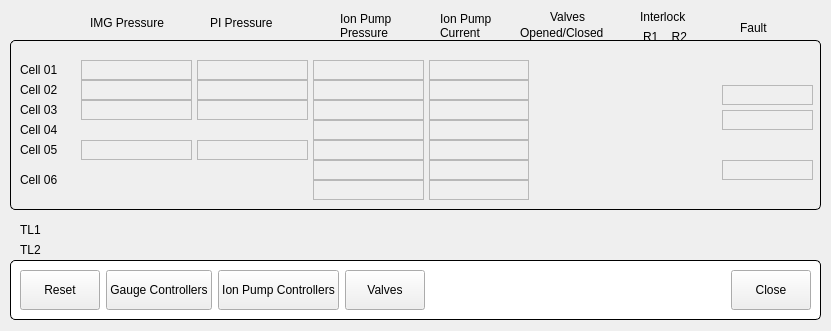
<?xml version="1.0" encoding="UTF-8"?>
<ui version="4.0">
 <class>uiBOVacuum</class>
 <widget class="QMainWindow" name="uiBOVacuum">
  <property name="geometry">
   <rect>
    <x>0</x>
    <y>0</y>
    <width>831</width>
    <height>331</height>
   </rect>
  </property>
  <property name="windowTitle">
   <string>Booster Vacuum</string>
  </property>
  <widget class="QWidget" name="centralwidget">
   <widget class="QGroupBox" name="groupBox">
    <property name="geometry">
     <rect>
      <x>10</x>
      <y>40</y>
      <width>811</width>
      <height>170</height>
     </rect>
    </property>
    <property name="styleSheet">
     <string notr="true">QGroupBox {
    border: 1px solid black;
    border-radius: 5px;
    margin-top: 0.5em;
}

QGroupBox::title {
    subcontrol-origin: margin;
    left: 10px;
    padding: 0 3px 0 3px;
}</string>
    </property>
    <property name="title">
     <string/>
    </property>
    <widget class="QELabel" name="qelabel">
     <property name="geometry">
      <rect>
       <x>71</x>
       <y>20</y>
       <width>111</width>
       <height>20</height>
      </rect>
     </property>
     <property name="frameShape">
      <enum>QFrame::StyledPanel</enum>
     </property>
     <property name="variable" stdset="0">
      <string>BOC$(CELL)-VA-IMG$(IMG):getPressure</string>
     </property>
     <property name="variableSubstitutions" stdset="0">
      <string>CELL=01,IMG=1</string>
     </property>
     <property name="useDbPrecision">
      <bool>true</bool>
     </property>
     <property name="notation" stdset="0">
      <enum>QE::Scientific</enum>
     </property>
    </widget>
    <widget class="QELabel" name="qelabel_2">
     <property name="geometry">
      <rect>
       <x>187</x>
       <y>20</y>
       <width>111</width>
       <height>20</height>
      </rect>
     </property>
     <property name="frameShape">
      <enum>QFrame::StyledPanel</enum>
     </property>
     <property name="variable" stdset="0">
      <string>BOC$(CELL)-VA-PI$(PI):getPressure</string>
     </property>
     <property name="variableSubstitutions" stdset="0">
      <string>CELL=01,PI=1</string>
     </property>
     <property name="notation" stdset="0">
      <enum>QE::Scientific</enum>
     </property>
    </widget>
    <widget class="QELabel" name="qelabel_3">
     <property name="geometry">
      <rect>
       <x>303</x>
       <y>20</y>
       <width>111</width>
       <height>20</height>
      </rect>
     </property>
     <property name="frameShape">
      <enum>QFrame::StyledPanel</enum>
     </property>
     <property name="variable" stdset="0">
      <string>BOC$(CELL)-VA-IP$(IP):getPressure</string>
     </property>
     <property name="variableSubstitutions" stdset="0">
      <string>CELL=01,IP=1</string>
     </property>
     <property name="notation" stdset="0">
      <enum>QE::Scientific</enum>
     </property>
    </widget>
    <widget class="QELabel" name="qelabel_4">
     <property name="geometry">
      <rect>
       <x>419</x>
       <y>20</y>
       <width>100</width>
       <height>20</height>
      </rect>
     </property>
     <property name="frameShape">
      <enum>QFrame::StyledPanel</enum>
     </property>
     <property name="variable" stdset="0">
      <string>BOC$(CELL)-VA-IP$(IP):getCurrent</string>
     </property>
     <property name="variableSubstitutions" stdset="0">
      <string>CELL=01,IP=1</string>
     </property>
     <property name="notation" stdset="0">
      <enum>QE::Scientific</enum>
     </property>
    </widget>
    <widget class="QELabel" name="qelabel_5">
     <property name="geometry">
      <rect>
       <x>303</x>
       <y>40</y>
       <width>111</width>
       <height>20</height>
      </rect>
     </property>
     <property name="frameShape">
      <enum>QFrame::StyledPanel</enum>
     </property>
     <property name="variable" stdset="0">
      <string>BOC$(CELL)-VA-IP$(IP):getPressure</string>
     </property>
     <property name="variableSubstitutions" stdset="0">
      <string>CELL=02,IP=1</string>
     </property>
     <property name="notation" stdset="0">
      <enum>QE::Scientific</enum>
     </property>
    </widget>
    <widget class="QELabel" name="qelabel_6">
     <property name="geometry">
      <rect>
       <x>187</x>
       <y>40</y>
       <width>111</width>
       <height>20</height>
      </rect>
     </property>
     <property name="frameShape">
      <enum>QFrame::StyledPanel</enum>
     </property>
     <property name="variable" stdset="0">
      <string>BOC$(CELL)-VA-PI$(PI):getPressure</string>
     </property>
     <property name="variableSubstitutions" stdset="0">
      <string>CELL=02,PI=1</string>
     </property>
     <property name="notation" stdset="0">
      <enum>QE::Scientific</enum>
     </property>
    </widget>
    <widget class="QELabel" name="qelabel_7">
     <property name="geometry">
      <rect>
       <x>71</x>
       <y>40</y>
       <width>111</width>
       <height>20</height>
      </rect>
     </property>
     <property name="frameShape">
      <enum>QFrame::StyledPanel</enum>
     </property>
     <property name="variable" stdset="0">
      <string>BOC$(CELL)-VA-IMG$(IMG):getPressure</string>
     </property>
     <property name="variableSubstitutions" stdset="0">
      <string>CELL=02,IMG=1</string>
     </property>
     <property name="useDbPrecision">
      <bool>true</bool>
     </property>
     <property name="notation" stdset="0">
      <enum>QE::Scientific</enum>
     </property>
    </widget>
    <widget class="QELabel" name="qelabel_8">
     <property name="geometry">
      <rect>
       <x>419</x>
       <y>40</y>
       <width>100</width>
       <height>20</height>
      </rect>
     </property>
     <property name="frameShape">
      <enum>QFrame::StyledPanel</enum>
     </property>
     <property name="variable" stdset="0">
      <string>BOC$(CELL)-VA-IP$(IP):getCurrent</string>
     </property>
     <property name="variableSubstitutions" stdset="0">
      <string>CELL=02,IP=1</string>
     </property>
     <property name="notation" stdset="0">
      <enum>QE::Scientific</enum>
     </property>
    </widget>
    <widget class="QELabel" name="qelabel_9">
     <property name="geometry">
      <rect>
       <x>303</x>
       <y>60</y>
       <width>111</width>
       <height>20</height>
      </rect>
     </property>
     <property name="frameShape">
      <enum>QFrame::StyledPanel</enum>
     </property>
     <property name="variable" stdset="0">
      <string>BOC$(CELL)-VA-IP$(IP):getPressure</string>
     </property>
     <property name="variableSubstitutions" stdset="0">
      <string>CELL=03,IP=1</string>
     </property>
     <property name="notation" stdset="0">
      <enum>QE::Scientific</enum>
     </property>
    </widget>
    <widget class="QELabel" name="qelabel_10">
     <property name="geometry">
      <rect>
       <x>419</x>
       <y>80</y>
       <width>100</width>
       <height>20</height>
      </rect>
     </property>
     <property name="frameShape">
      <enum>QFrame::StyledPanel</enum>
     </property>
     <property name="variable" stdset="0">
      <string>BOC$(CELL)-VA-IP$(IP):getCurrent</string>
     </property>
     <property name="variableSubstitutions" stdset="0">
      <string>CELL=04,IP=1</string>
     </property>
     <property name="notation" stdset="0">
      <enum>QE::Scientific</enum>
     </property>
    </widget>
    <widget class="QELabel" name="qelabel_11">
     <property name="geometry">
      <rect>
       <x>187</x>
       <y>60</y>
       <width>111</width>
       <height>20</height>
      </rect>
     </property>
     <property name="frameShape">
      <enum>QFrame::StyledPanel</enum>
     </property>
     <property name="variable" stdset="0">
      <string>BOC$(CELL)-VA-PI$(PI):getPressure</string>
     </property>
     <property name="variableSubstitutions" stdset="0">
      <string>CELL=03,PI=1</string>
     </property>
     <property name="notation" stdset="0">
      <enum>QE::Scientific</enum>
     </property>
    </widget>
    <widget class="QELabel" name="qelabel_12">
     <property name="geometry">
      <rect>
       <x>71</x>
       <y>60</y>
       <width>111</width>
       <height>20</height>
      </rect>
     </property>
     <property name="frameShape">
      <enum>QFrame::StyledPanel</enum>
     </property>
     <property name="variable" stdset="0">
      <string>BOC$(CELL)-VA-IMG$(IMG):getPressure</string>
     </property>
     <property name="variableSubstitutions" stdset="0">
      <string>CELL=03,IMG=1</string>
     </property>
     <property name="useDbPrecision">
      <bool>true</bool>
     </property>
     <property name="notation" stdset="0">
      <enum>QE::Scientific</enum>
     </property>
    </widget>
    <widget class="QELabel" name="qelabel_15">
     <property name="geometry">
      <rect>
       <x>419</x>
       <y>60</y>
       <width>100</width>
       <height>20</height>
      </rect>
     </property>
     <property name="frameShape">
      <enum>QFrame::StyledPanel</enum>
     </property>
     <property name="variable" stdset="0">
      <string>BOC$(CELL)-VA-IP$(IP):getCurrent</string>
     </property>
     <property name="variableSubstitutions" stdset="0">
      <string>CELL=03,IP=1</string>
     </property>
     <property name="notation" stdset="0">
      <enum>QE::Scientific</enum>
     </property>
    </widget>
    <widget class="QELabel" name="qelabel_16">
     <property name="geometry">
      <rect>
       <x>303</x>
       <y>80</y>
       <width>111</width>
       <height>20</height>
      </rect>
     </property>
     <property name="frameShape">
      <enum>QFrame::StyledPanel</enum>
     </property>
     <property name="variable" stdset="0">
      <string>BOC$(CELL)-VA-IP$(IP):getPressure</string>
     </property>
     <property name="variableSubstitutions" stdset="0">
      <string>CELL=04,IP=1</string>
     </property>
     <property name="notation" stdset="0">
      <enum>QE::Scientific</enum>
     </property>
    </widget>
    <widget class="QELabel" name="qelabel_17">
     <property name="geometry">
      <rect>
       <x>187</x>
       <y>100</y>
       <width>111</width>
       <height>20</height>
      </rect>
     </property>
     <property name="frameShape">
      <enum>QFrame::StyledPanel</enum>
     </property>
     <property name="variable" stdset="0">
      <string>BOC$(CELL)-VA-PI$(PI):getPressure</string>
     </property>
     <property name="variableSubstitutions" stdset="0">
      <string>CELL=05,PI=1</string>
     </property>
     <property name="notation" stdset="0">
      <enum>QE::Scientific</enum>
     </property>
    </widget>
    <widget class="QELabel" name="qelabel_18">
     <property name="geometry">
      <rect>
       <x>71</x>
       <y>100</y>
       <width>111</width>
       <height>20</height>
      </rect>
     </property>
     <property name="frameShape">
      <enum>QFrame::StyledPanel</enum>
     </property>
     <property name="variable" stdset="0">
      <string>BOC$(CELL)-VA-IMG$(IMG):getPressure</string>
     </property>
     <property name="variableSubstitutions" stdset="0">
      <string>CELL=05,IMG=1</string>
     </property>
     <property name="useDbPrecision">
      <bool>true</bool>
     </property>
     <property name="notation" stdset="0">
      <enum>QE::Scientific</enum>
     </property>
    </widget>
    <widget class="QELabel" name="qelabel_19">
     <property name="geometry">
      <rect>
       <x>419</x>
       <y>100</y>
       <width>100</width>
       <height>20</height>
      </rect>
     </property>
     <property name="frameShape">
      <enum>QFrame::StyledPanel</enum>
     </property>
     <property name="variable" stdset="0">
      <string>BOC$(CELL)-VA-IP$(IP):getCurrent</string>
     </property>
     <property name="variableSubstitutions" stdset="0">
      <string>CELL=05,IP=1</string>
     </property>
     <property name="notation" stdset="0">
      <enum>QE::Scientific</enum>
     </property>
    </widget>
    <widget class="QELabel" name="qelabel_20">
     <property name="geometry">
      <rect>
       <x>303</x>
       <y>100</y>
       <width>111</width>
       <height>20</height>
      </rect>
     </property>
     <property name="frameShape">
      <enum>QFrame::StyledPanel</enum>
     </property>
     <property name="variable" stdset="0">
      <string>BOC$(CELL)-VA-IP$(IP):getPressure</string>
     </property>
     <property name="variableSubstitutions" stdset="0">
      <string>CELL=05,IP=1</string>
     </property>
     <property name="notation" stdset="0">
      <enum>QE::Scientific</enum>
     </property>
    </widget>
    <widget class="QELabel" name="qelabel_21">
     <property name="geometry">
      <rect>
       <x>419</x>
       <y>120</y>
       <width>100</width>
       <height>20</height>
      </rect>
     </property>
     <property name="frameShape">
      <enum>QFrame::StyledPanel</enum>
     </property>
     <property name="variable" stdset="0">
      <string>BOC$(CELL)-VA-IP$(IP):getCurrent</string>
     </property>
     <property name="variableSubstitutions" stdset="0">
      <string>CELL=06,IP=1</string>
     </property>
     <property name="notation" stdset="0">
      <enum>QE::Scientific</enum>
     </property>
    </widget>
    <widget class="QELabel" name="qelabel_22">
     <property name="geometry">
      <rect>
       <x>303</x>
       <y>120</y>
       <width>111</width>
       <height>20</height>
      </rect>
     </property>
     <property name="frameShape">
      <enum>QFrame::StyledPanel</enum>
     </property>
     <property name="variable" stdset="0">
      <string>BOC$(CELL)-VA-IP$(IP):getPressure</string>
     </property>
     <property name="variableSubstitutions" stdset="0">
      <string>CELL=06,IP=1</string>
     </property>
     <property name="notation" stdset="0">
      <enum>QE::Scientific</enum>
     </property>
    </widget>
    <widget class="QELabel" name="qelabel_23">
     <property name="geometry">
      <rect>
       <x>419</x>
       <y>140</y>
       <width>100</width>
       <height>20</height>
      </rect>
     </property>
     <property name="frameShape">
      <enum>QFrame::StyledPanel</enum>
     </property>
     <property name="variable" stdset="0">
      <string>BOC$(CELL)-VA-IP$(IP):getCurrent</string>
     </property>
     <property name="variableSubstitutions" stdset="0">
      <string>CELL=06,IP=2</string>
     </property>
     <property name="notation" stdset="0">
      <enum>QE::Scientific</enum>
     </property>
    </widget>
    <widget class="QELabel" name="qelabel_24">
     <property name="geometry">
      <rect>
       <x>303</x>
       <y>140</y>
       <width>111</width>
       <height>20</height>
      </rect>
     </property>
     <property name="frameShape">
      <enum>QFrame::StyledPanel</enum>
     </property>
     <property name="variable" stdset="0">
      <string>BOC$(CELL)-VA-IP$(IP):getPressure</string>
     </property>
     <property name="variableSubstitutions" stdset="0">
      <string>CELL=06,IP=2</string>
     </property>
     <property name="notation" stdset="0">
      <enum>QE::Scientific</enum>
     </property>
    </widget>
    <widget class="QESimpleShape" name="qesimpleshape">
     <property name="geometry">
      <rect>
       <x>530</x>
       <y>47</y>
       <width>16</width>
       <height>16</height>
      </rect>
     </property>
     <property name="shape">
      <enum>QSimpleShape::circle</enum>
     </property>
     <property name="variable" stdset="0">
      <string>BOC$(CELL)-VA-GV1:isOpen</string>
     </property>
     <property name="variableSubstitutions" stdset="0">
      <string>CELL=02</string>
     </property>
    </widget>
    <widget class="QESimpleShape" name="qesimpleshape_2">
     <property name="geometry">
      <rect>
       <x>580</x>
       <y>47</y>
       <width>16</width>
       <height>16</height>
      </rect>
     </property>
     <property name="shape">
      <enum>QSimpleShape::circle</enum>
     </property>
     <property name="variable" stdset="0">
      <string>BOC$(CELL)-VA-GV1:isClosed</string>
     </property>
     <property name="variableSubstitutions" stdset="0">
      <string>CELL=02</string>
     </property>
    </widget>
    <widget class="QESimpleShape" name="qesimpleshape_3">
     <property name="geometry">
      <rect>
       <x>530</x>
       <y>72</y>
       <width>16</width>
       <height>16</height>
      </rect>
     </property>
     <property name="shape">
      <enum>QSimpleShape::circle</enum>
     </property>
     <property name="variable" stdset="0">
      <string>BOC$(CELL)-VA-GV1:isOpen</string>
     </property>
     <property name="variableSubstitutions" stdset="0">
      <string>CELL=03</string>
     </property>
    </widget>
    <widget class="QESimpleShape" name="qesimpleshape_4">
     <property name="geometry">
      <rect>
       <x>580</x>
       <y>72</y>
       <width>16</width>
       <height>16</height>
      </rect>
     </property>
     <property name="shape">
      <enum>QSimpleShape::circle</enum>
     </property>
     <property name="variable" stdset="0">
      <string>BOC$(CELL)-VA-GV1:isClosed</string>
     </property>
     <property name="variableSubstitutions" stdset="0">
      <string>CELL=03</string>
     </property>
    </widget>
    <widget class="QESimpleShape" name="qesimpleshape_5">
     <property name="geometry">
      <rect>
       <x>530</x>
       <y>122</y>
       <width>16</width>
       <height>16</height>
      </rect>
     </property>
     <property name="shape">
      <enum>QSimpleShape::circle</enum>
     </property>
     <property name="variable" stdset="0">
      <string>BOC$(CELL)-VA-GV1:isOpen</string>
     </property>
     <property name="variableSubstitutions" stdset="0">
      <string>CELL=05</string>
     </property>
    </widget>
    <widget class="QESimpleShape" name="qesimpleshape_6">
     <property name="geometry">
      <rect>
       <x>580</x>
       <y>122</y>
       <width>16</width>
       <height>16</height>
      </rect>
     </property>
     <property name="shape">
      <enum>QSimpleShape::circle</enum>
     </property>
     <property name="variable" stdset="0">
      <string>BOC$(CELL)-VA-GV1:isClosed</string>
     </property>
     <property name="variableSubstitutions" stdset="0">
      <string>CELL=05</string>
     </property>
    </widget>
    <widget class="QELabel" name="qelabel_30">
     <property name="geometry">
      <rect>
       <x>712</x>
       <y>70</y>
       <width>91</width>
       <height>20</height>
      </rect>
     </property>
     <property name="frameShape">
      <enum>QFrame::StyledPanel</enum>
     </property>
     <property name="variable" stdset="0">
      <string>BOC$(CELL)-VA-GV1:getFault</string>
     </property>
     <property name="variableSubstitutions" stdset="0">
      <string>CELL=03</string>
     </property>
    </widget>
    <widget class="QELabel" name="qelabel_31">
     <property name="geometry">
      <rect>
       <x>712</x>
       <y>45</y>
       <width>91</width>
       <height>20</height>
      </rect>
     </property>
     <property name="frameShape">
      <enum>QFrame::StyledPanel</enum>
     </property>
     <property name="variable" stdset="0">
      <string>BOC$(CELL)-VA-GV1:getFault</string>
     </property>
     <property name="variableSubstitutions" stdset="0">
      <string>CELL=02</string>
     </property>
    </widget>
    <widget class="QELabel" name="qelabel_32">
     <property name="geometry">
      <rect>
       <x>712</x>
       <y>120</y>
       <width>91</width>
       <height>20</height>
      </rect>
     </property>
     <property name="frameShape">
      <enum>QFrame::StyledPanel</enum>
     </property>
     <property name="variable" stdset="0">
      <string>BOC$(CELL)-VA-GV1:getFault</string>
     </property>
     <property name="variableSubstitutions" stdset="0">
      <string>CELL=05</string>
     </property>
    </widget>
    <widget class="QLabel" name="label_20">
     <property name="geometry">
      <rect>
       <x>10</x>
       <y>20</y>
       <width>51</width>
       <height>20</height>
      </rect>
     </property>
     <property name="text">
      <string>Cell 01</string>
     </property>
    </widget>
    <widget class="QLabel" name="label_21">
     <property name="geometry">
      <rect>
       <x>10</x>
       <y>40</y>
       <width>51</width>
       <height>20</height>
      </rect>
     </property>
     <property name="text">
      <string>Cell 02</string>
     </property>
    </widget>
    <widget class="QLabel" name="label_22">
     <property name="geometry">
      <rect>
       <x>10</x>
       <y>60</y>
       <width>51</width>
       <height>20</height>
      </rect>
     </property>
     <property name="text">
      <string>Cell 03</string>
     </property>
    </widget>
    <widget class="QLabel" name="label_23">
     <property name="geometry">
      <rect>
       <x>10</x>
       <y>80</y>
       <width>51</width>
       <height>20</height>
      </rect>
     </property>
     <property name="text">
      <string>Cell 04</string>
     </property>
    </widget>
    <widget class="QLabel" name="label_24">
     <property name="geometry">
      <rect>
       <x>10</x>
       <y>100</y>
       <width>51</width>
       <height>20</height>
      </rect>
     </property>
     <property name="text">
      <string>Cell 05</string>
     </property>
    </widget>
    <widget class="QLabel" name="label_25">
     <property name="geometry">
      <rect>
       <x>10</x>
       <y>130</y>
       <width>51</width>
       <height>20</height>
      </rect>
     </property>
     <property name="text">
      <string>Cell 06</string>
     </property>
    </widget>
    <widget class="QESimpleShape" name="qesimpleshape_7">
     <property name="geometry">
      <rect>
       <x>630</x>
       <y>20</y>
       <width>16</width>
       <height>16</height>
      </rect>
     </property>
     <property name="shape">
      <enum>QSimpleShape::circle</enum>
     </property>
     <property name="colour0" stdset="0">
      <color>
       <red>255</red>
       <green>0</green>
       <blue>0</blue>
      </color>
     </property>
     <property name="variable" stdset="0">
      <string>BOC$(cell)-VA-IMG1-REL$(r):isInterlock</string>
     </property>
     <property name="variableSubstitutions" stdset="0">
      <string>cell=01,r=1</string>
     </property>
    </widget>
    <widget class="QESimpleShape" name="qesimpleshape_8">
     <property name="geometry">
      <rect>
       <x>660</x>
       <y>20</y>
       <width>16</width>
       <height>16</height>
      </rect>
     </property>
     <property name="shape">
      <enum>QSimpleShape::circle</enum>
     </property>
     <property name="colour0" stdset="0">
      <color>
       <red>255</red>
       <green>0</green>
       <blue>0</blue>
      </color>
     </property>
     <property name="variable" stdset="0">
      <string>BOC$(cell)-VA-IMG1-REL$(r):isInterlock</string>
     </property>
     <property name="variableSubstitutions" stdset="0">
      <string>cell=01,r=2</string>
     </property>
    </widget>
    <widget class="QESimpleShape" name="qesimpleshape_9">
     <property name="geometry">
      <rect>
       <x>660</x>
       <y>40</y>
       <width>16</width>
       <height>16</height>
      </rect>
     </property>
     <property name="shape">
      <enum>QSimpleShape::circle</enum>
     </property>
     <property name="colour0" stdset="0">
      <color>
       <red>255</red>
       <green>0</green>
       <blue>0</blue>
      </color>
     </property>
     <property name="variable" stdset="0">
      <string>BOC$(cell)-VA-IMG1-REL$(r):isInterlock</string>
     </property>
     <property name="variableSubstitutions" stdset="0">
      <string>cell=02,r=2</string>
     </property>
    </widget>
    <widget class="QESimpleShape" name="qesimpleshape_10">
     <property name="geometry">
      <rect>
       <x>630</x>
       <y>40</y>
       <width>16</width>
       <height>16</height>
      </rect>
     </property>
     <property name="shape">
      <enum>QSimpleShape::circle</enum>
     </property>
     <property name="colour0" stdset="0">
      <color>
       <red>255</red>
       <green>0</green>
       <blue>0</blue>
      </color>
     </property>
     <property name="variable" stdset="0">
      <string>BOC$(cell)-VA-IMG1-REL$(r):isInterlock</string>
     </property>
     <property name="variableSubstitutions" stdset="0">
      <string>cell=02,r=1</string>
     </property>
    </widget>
    <widget class="QESimpleShape" name="qesimpleshape_11">
     <property name="geometry">
      <rect>
       <x>660</x>
       <y>60</y>
       <width>16</width>
       <height>16</height>
      </rect>
     </property>
     <property name="shape">
      <enum>QSimpleShape::circle</enum>
     </property>
     <property name="colour0" stdset="0">
      <color>
       <red>255</red>
       <green>0</green>
       <blue>0</blue>
      </color>
     </property>
     <property name="variable" stdset="0">
      <string>BOC$(cell)-VA-IMG1-REL$(r):isInterlock</string>
     </property>
     <property name="variableSubstitutions" stdset="0">
      <string>cell=03,r=2</string>
     </property>
    </widget>
    <widget class="QESimpleShape" name="qesimpleshape_12">
     <property name="geometry">
      <rect>
       <x>630</x>
       <y>60</y>
       <width>16</width>
       <height>16</height>
      </rect>
     </property>
     <property name="shape">
      <enum>QSimpleShape::circle</enum>
     </property>
     <property name="colour0" stdset="0">
      <color>
       <red>255</red>
       <green>0</green>
       <blue>0</blue>
      </color>
     </property>
     <property name="variable" stdset="0">
      <string>BOC$(cell)-VA-IMG1-REL$(r):isInterlock</string>
     </property>
     <property name="variableSubstitutions" stdset="0">
      <string>cell=03,r=1</string>
     </property>
    </widget>
    <widget class="QESimpleShape" name="qesimpleshape_13">
     <property name="geometry">
      <rect>
       <x>660</x>
       <y>100</y>
       <width>16</width>
       <height>16</height>
      </rect>
     </property>
     <property name="shape">
      <enum>QSimpleShape::circle</enum>
     </property>
     <property name="colour0" stdset="0">
      <color>
       <red>255</red>
       <green>0</green>
       <blue>0</blue>
      </color>
     </property>
     <property name="variable" stdset="0">
      <string>BOC$(cell)-VA-IMG1-REL$(r):isInterlock</string>
     </property>
     <property name="variableSubstitutions" stdset="0">
      <string>cell=05,r=2</string>
     </property>
    </widget>
    <widget class="QESimpleShape" name="qesimpleshape_14">
     <property name="geometry">
      <rect>
       <x>630</x>
       <y>100</y>
       <width>16</width>
       <height>16</height>
      </rect>
     </property>
     <property name="shape">
      <enum>QSimpleShape::circle</enum>
     </property>
     <property name="colour0" stdset="0">
      <color>
       <red>255</red>
       <green>0</green>
       <blue>0</blue>
      </color>
     </property>
     <property name="variable" stdset="0">
      <string>BOC$(cell)-VA-IMG1-REL$(r):isInterlock</string>
     </property>
     <property name="variableSubstitutions" stdset="0">
      <string>cell=05,r=1</string>
     </property>
    </widget>
   </widget>
   <widget class="QLabel" name="label">
    <property name="geometry">
     <rect>
      <x>90</x>
      <y>15</y>
      <width>91</width>
      <height>16</height>
     </rect>
    </property>
    <property name="text">
     <string>IMG Pressure</string>
    </property>
   </widget>
   <widget class="QLabel" name="label_2">
    <property name="geometry">
     <rect>
      <x>210</x>
      <y>15</y>
      <width>81</width>
      <height>16</height>
     </rect>
    </property>
    <property name="text">
     <string>PI Pressure</string>
    </property>
   </widget>
   <widget class="QLabel" name="label_3">
    <property name="geometry">
     <rect>
      <x>340</x>
      <y>10</y>
      <width>61</width>
      <height>31</height>
     </rect>
    </property>
    <property name="text">
     <string>Ion Pump Pressure</string>
    </property>
    <property name="wordWrap">
     <bool>true</bool>
    </property>
   </widget>
   <widget class="QLabel" name="label_4">
    <property name="geometry">
     <rect>
      <x>440</x>
      <y>10</y>
      <width>71</width>
      <height>31</height>
     </rect>
    </property>
    <property name="text">
     <string>Ion Pump Current</string>
    </property>
    <property name="wordWrap">
     <bool>true</bool>
    </property>
   </widget>
   <widget class="QLabel" name="label_5">
    <property name="geometry">
     <rect>
      <x>550</x>
      <y>10</y>
      <width>59</width>
      <height>14</height>
     </rect>
    </property>
    <property name="text">
     <string>Valves</string>
    </property>
   </widget>
   <widget class="QLabel" name="label_6">
    <property name="geometry">
     <rect>
      <x>520</x>
      <y>25</y>
      <width>101</width>
      <height>16</height>
     </rect>
    </property>
    <property name="text">
     <string>Opened/Closed</string>
    </property>
   </widget>
   <widget class="QLabel" name="label_7">
    <property name="geometry">
     <rect>
      <x>640</x>
      <y>10</y>
      <width>59</width>
      <height>14</height>
     </rect>
    </property>
    <property name="text">
     <string>Interlock</string>
    </property>
   </widget>
   <widget class="QLabel" name="label_8">
    <property name="geometry">
     <rect>
      <x>740</x>
      <y>20</y>
      <width>41</width>
      <height>16</height>
     </rect>
    </property>
    <property name="text">
     <string>Fault</string>
    </property>
   </widget>
   <widget class="QGroupBox" name="titleGroupBox_2">
    <property name="geometry">
     <rect>
      <x>10</x>
      <y>260</y>
      <width>811</width>
      <height>60</height>
     </rect>
    </property>
    <property name="styleSheet">
     <string notr="true">QGroupBox {
	background-color: rgb(255, 255, 255);
    border: 1px solid black;
    border-radius: 5px;
    margin-top: 0.5em;
}

QGroupBox::title {
    subcontrol-origin: margin;
    left: 10px;
    padding: 0 3px 0 3px;
}</string>
    </property>
    <property name="title">
     <string/>
    </property>
    <layout class="QHBoxLayout" name="horizontalLayout">
     <item>
      <widget class="QEPushButton" name="qepushbutton">
       <property name="sizePolicy">
        <sizepolicy hsizetype="Minimum" vsizetype="MinimumExpanding">
         <horstretch>0</horstretch>
         <verstretch>0</verstretch>
        </sizepolicy>
       </property>
       <property name="text">
        <string>Reset</string>
       </property>
       <property name="variable" stdset="0">
        <string>BO-VA-GC:reset</string>
       </property>
      </widget>
     </item>
     <item>
      <widget class="QPushButton" name="pushButton">
       <property name="sizePolicy">
        <sizepolicy hsizetype="Minimum" vsizetype="MinimumExpanding">
         <horstretch>0</horstretch>
         <verstretch>0</verstretch>
        </sizepolicy>
       </property>
       <property name="text">
        <string>Gauge Controllers</string>
       </property>
      </widget>
     </item>
     <item>
      <widget class="QPushButton" name="btnOpenIPC">
       <property name="sizePolicy">
        <sizepolicy hsizetype="Minimum" vsizetype="MinimumExpanding">
         <horstretch>0</horstretch>
         <verstretch>0</verstretch>
        </sizepolicy>
       </property>
       <property name="text">
        <string>Ion Pump Controllers</string>
       </property>
      </widget>
     </item>
     <item>
      <widget class="QPushButton" name="btnValves">
       <property name="sizePolicy">
        <sizepolicy hsizetype="Minimum" vsizetype="MinimumExpanding">
         <horstretch>0</horstretch>
         <verstretch>0</verstretch>
        </sizepolicy>
       </property>
       <property name="text">
        <string>Valves</string>
       </property>
      </widget>
     </item>
     <item>
      <spacer name="horizontalSpacer">
       <property name="orientation">
        <enum>Qt::Horizontal</enum>
       </property>
       <property name="sizeHint" stdset="0">
        <size>
         <width>260</width>
         <height>20</height>
        </size>
       </property>
      </spacer>
     </item>
     <item>
      <widget class="QPushButton" name="btnClose">
       <property name="sizePolicy">
        <sizepolicy hsizetype="Minimum" vsizetype="MinimumExpanding">
         <horstretch>0</horstretch>
         <verstretch>0</verstretch>
        </sizepolicy>
       </property>
       <property name="text">
        <string>Close</string>
       </property>
      </widget>
     </item>
    </layout>
   </widget>
   <widget class="QLabel" name="label_9">
    <property name="geometry">
     <rect>
      <x>630</x>
      <y>30</y>
      <width>70</width>
      <height>14</height>
     </rect>
    </property>
    <property name="text">
     <string>R1    R2</string>
    </property>
    <property name="alignment">
     <set>Qt::AlignCenter</set>
    </property>
   </widget>
   <widget class="QLabel" name="label_26">
    <property name="geometry">
     <rect>
      <x>20</x>
      <y>220</y>
      <width>40</width>
      <height>20</height>
     </rect>
    </property>
    <property name="text">
     <string>TL1</string>
    </property>
   </widget>
   <widget class="QLabel" name="label_27">
    <property name="geometry">
     <rect>
      <x>20</x>
      <y>240</y>
      <width>40</width>
      <height>20</height>
     </rect>
    </property>
    <property name="text">
     <string>TL2</string>
    </property>
   </widget>
   <widget class="QESimpleShape" name="qesimpleshape_16">
    <property name="geometry">
     <rect>
      <x>60</x>
      <y>220</y>
      <width>16</width>
      <height>20</height>
     </rect>
    </property>
    <property name="shape">
     <enum>QSimpleShape::circle</enum>
    </property>
    <property name="colour0" stdset="0">
     <color>
      <red>255</red>
      <green>0</green>
      <blue>0</blue>
     </color>
    </property>
    <property name="variable" stdset="0">
     <string>TL1-VA-IMG1-REL:isInterlock</string>
    </property>
   </widget>
   <widget class="QESimpleShape" name="qesimpleshape_18">
    <property name="geometry">
     <rect>
      <x>60</x>
      <y>240</y>
      <width>16</width>
      <height>20</height>
     </rect>
    </property>
    <property name="shape">
     <enum>QSimpleShape::circle</enum>
    </property>
    <property name="colour0" stdset="0">
     <color>
      <red>255</red>
      <green>0</green>
      <blue>0</blue>
     </color>
    </property>
    <property name="variable" stdset="0">
     <string>TL2-VA-IMG1-REL:isInterlock</string>
    </property>
   </widget>
  </widget>
 </widget>
 <customwidgets>
  <customwidget>
   <class>QELabel</class>
   <extends>QLabel</extends>
   <header>QELabel.h</header>
  </customwidget>
  <customwidget>
   <class>QEPushButton</class>
   <extends>QPushButton</extends>
   <header>QEPushButton.h</header>
  </customwidget>
  <customwidget>
   <class>QESimpleShape</class>
   <extends>QSimpleShape</extends>
   <header>QESimpleShape.h</header>
  </customwidget>
  <customwidget>
   <class>QSimpleShape</class>
   <extends>QWidget</extends>
   <header>QSimpleShape.h</header>
  </customwidget>
 </customwidgets>
 <resources/>
 <connections/>
</ui>
